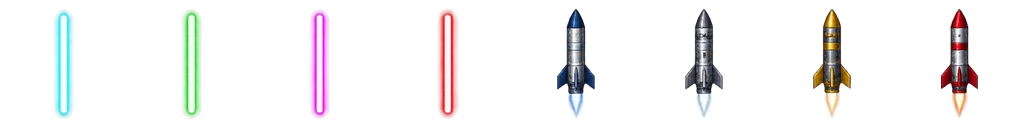
#> input picture assets/effects/projectiles.webp, 1024 x 128 px, given in place of ships.png, which was not available
$ python prepare-assets.py
#> lines starting #> are read from the running program, lines starting #| are printed output that depends on the picture
"""Technical asset pipeline: grid slicing, black matte alpha extraction, resize, manifest.
No game art is painted procedurally. Sources were produced with image_gen.
"""
from PIL import Image
from pathlib import Path
import json, shutil, wave, math, struct, random
root=Path(__file__).resolve().parents[1]; assets=root/'public/assets';(assets/'sprites').mkdir(exist_ok=True)
sources={name:root/'art-source'/f'{name}.png' for name in ['ships','backgrounds','vfx','ui']}
manifest=[]
def save(im,path,id,**extra):
 im.save(assets/path,optimize=True);manifest.append({'id':id,'path':str(path),'width':im.width,'height':im.height,'pivot':[.5,.5],'frameCount':1,**extra})
def alpha(im):
 im=im.convert('RGBA');pixels=list(im.getdata());im.putdata([(r,g,b,0 if max(r,g,b)<12 else min(255,round((max(r,g,b)-12)*255/16))) for r,g,b,a in pixels]);return im
im=Image.open(sources['ships']);w,h=im.size;names=['ship0','ship1','ship2','ship3','ship4','enemy0','enemy1','enemy2','enemy3','enemy4','enemy5','station','drone0','drone1','aux','portal']
#> further down, im is the input picture: PIL image 1024x128 RGBA; mean R, G, B, A 26.5, 24.6, 25, 24.4
#> after `w, h = im.size`: w = 1024; h = 128
for i,name in enumerate(names):
 tile=alpha(im.crop((round(i%4*w/4),round(i//4*h/4),round((i%4+1)*w/4),round((i//4+1)*h/4)))).resize((256,256),Image.Resampling.LANCZOS);save(tile,Path('sprites')/(name+'.png'),name)
im=Image.open(sources['backgrounds']);w,h=im.size
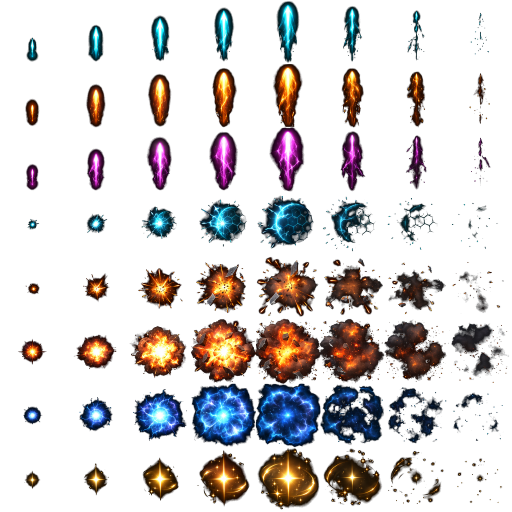
#> input picture assets/effects/vfx.png, 1024 x 1024 px, given in place of backgrounds.png, which was not available (shown at 1/2 size)
#> further down, im is the input picture: PIL image 1024x1024 RGBA; mean R, G, B, A 19.3, 15.4, 15.3, 60.5
#> after `w, h = im.size`: h = 1024
for i,name in enumerate(['blue','red','industrial']):save(im.crop((i*w//3,0,(i+1)*w//3,h)).resize((768,1152),Image.Resampling.LANCZOS),Path('backgrounds')/(name+'.webp'),name)
#> this loop made 3 passes
#> pass 1, in save (call 17), `im.save(assets / path, optimize=True)`:
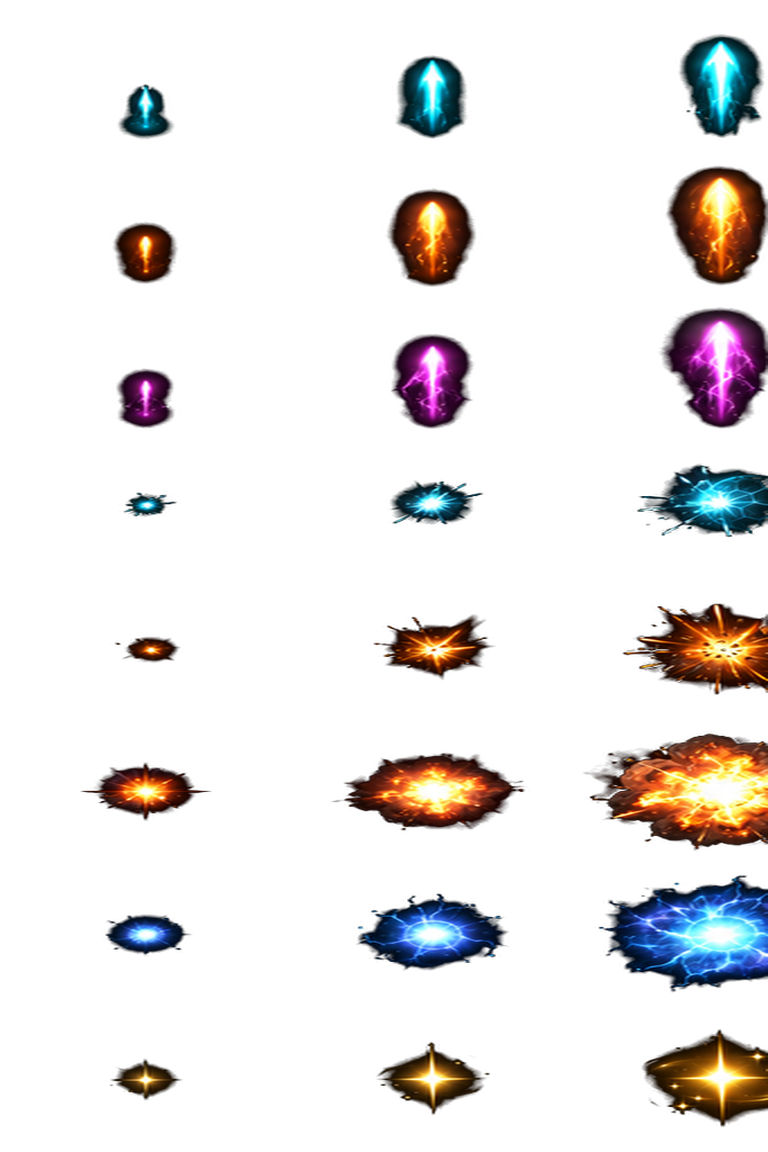
#> saved as blue.webp: PIL image 768x1152 RGBA; mean R, G, B, A 14.4, 11.5, 11.1, 37.1; transparent parts drawn white
#> pass 2, in save (call 18), `im.save(assets / path, optimize=True)`:
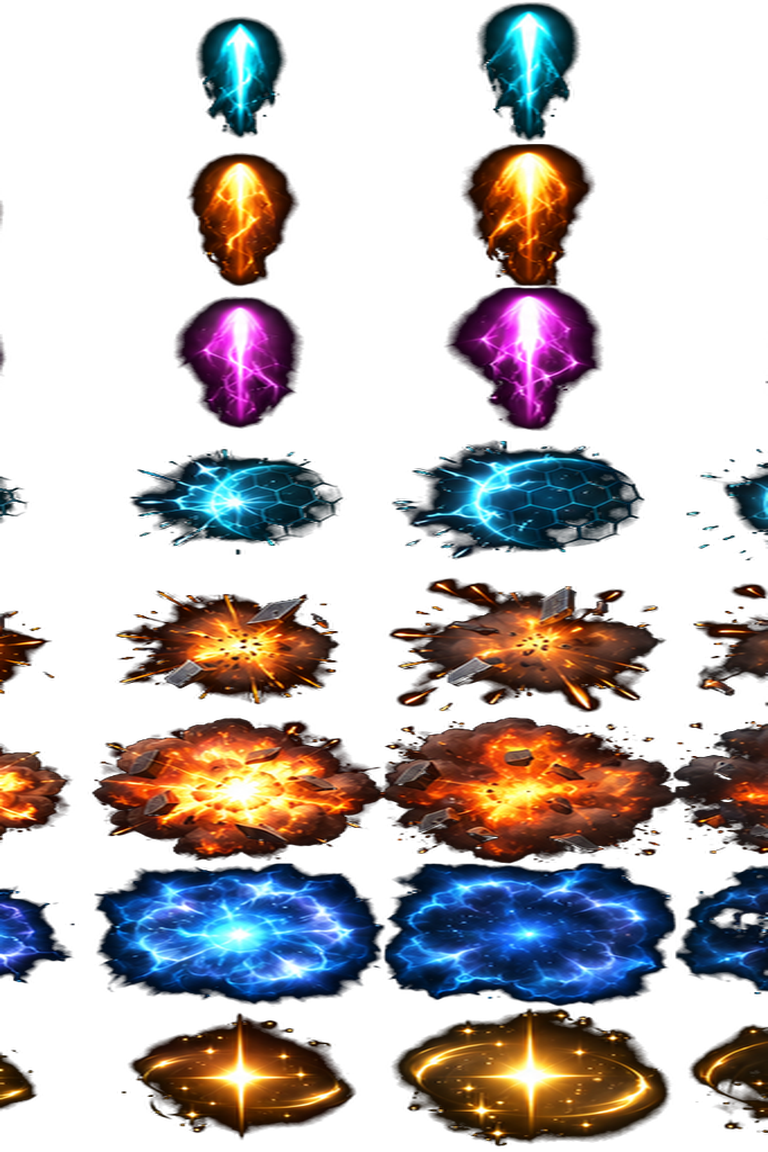
#> saved as red.webp: PIL image 768x1152 RGBA; mean R, G, B, A 33.1, 27.4, 27.6, 95.7; transparent parts drawn white
im=alpha(Image.open(sources['vfx'])).resize((1024,1024),Image.Resampling.LANCZOS);save(im,Path('effects/vfx.png'),'vfx',frameCount=64,columns=8,rows=8,fps=12)
im=Image.open(sources['ui']);w,h=im.size
ui=['ore0','ore1','ore2','ore3','ore4','laser','shield','engine','credits','stellarium','medkit','ammo','lyra','nilo','logo','frame']
for i,name in enumerate(ui):
 tile=alpha(im.crop((round(i%4*w/4),round(i//4*h/4),round((i%4+1)*w/4),round((i//4+1)*h/4))))
 if name.startswith('ore'):save(tile.resize((128,128)),Path('sprites')/(name+'.png'),name)
 elif name in ['lyra','nilo']:save(tile.resize((256,256)),Path('portraits')/(name+'.png'),name)
 elif name=='logo':
  for size in [192,512]:
   # Opaque app tile; generated insignia centered with safe padding for Android mask.
   bg=Image.new('RGBA',(size,size),(7,18,31,255));logo=tile.resize((round(size*.72),round(size*.72)),Image.Resampling.LANCZOS);bg.alpha_composite(logo,((size-logo.width)//2,(size-logo.height)//2));save(bg,Path('icons')/f'icon-{size}.png',f'icon-{size}')
 elif name=='frame':save(tile.resize((128,128)),Path('items/frame.png'),'frame')
 else:save(tile.resize((128,128)),Path('items')/(name+'.png'),name)
#> this loop made 16 passes
#> pass 1, in alpha (call 18), `im = im.convert('RGBA')`:
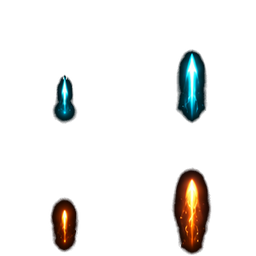
#> im: PIL image 256x256 RGBA; mean R, G, B, A 6.4, 5.9, 4.6, 22.3; transparent parts drawn white
#> after the loop:
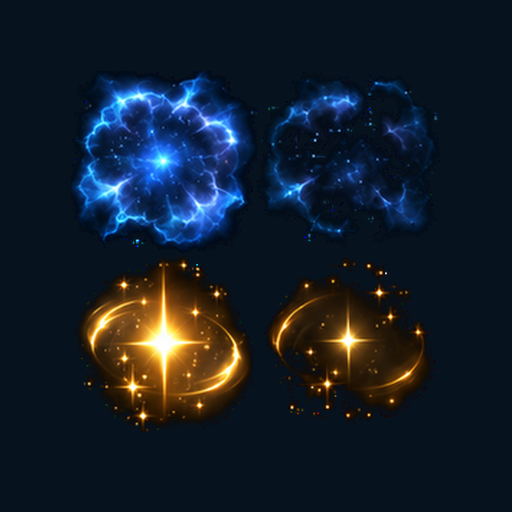
#> bg: PIL image 512x512 RGBA; mean R, G, B, A 20.7, 30, 42.3, 255
#> after the loop:
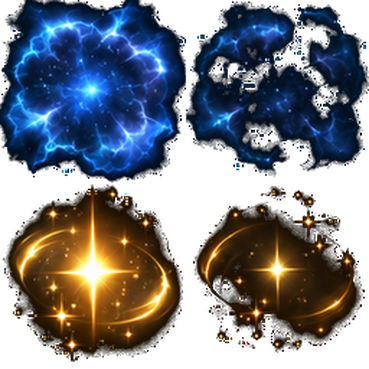
#> logo: PIL image 369x369 RGBA; mean R, G, B, A 31.8, 35.4, 42.3, 158.9; transparent parts drawn white
#> after the loop:
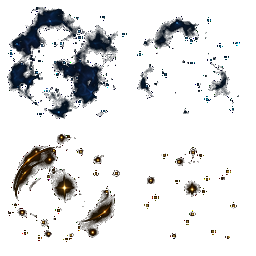
#> tile: PIL image 256x256 RGBA; mean R, G, B, A 2.7, 3.1, 3.8, 29.6; transparent parts drawn white
for name in ['drone0','drone1','aux']:
 shutil.copyfile(assets/'sprites'/f'{name}.png',assets/'items'/f'{name}.png');manifest.append({'id':f'item-{name}','path':f'items/{name}.png','width':256,'height':256,'frameCount':1,'pivot':[.5,.5]})
# Generated crate and shared sprite atlas: technical packing of existing raster art.
#> (the run stopped early here; a loop or call above may not have finished)
